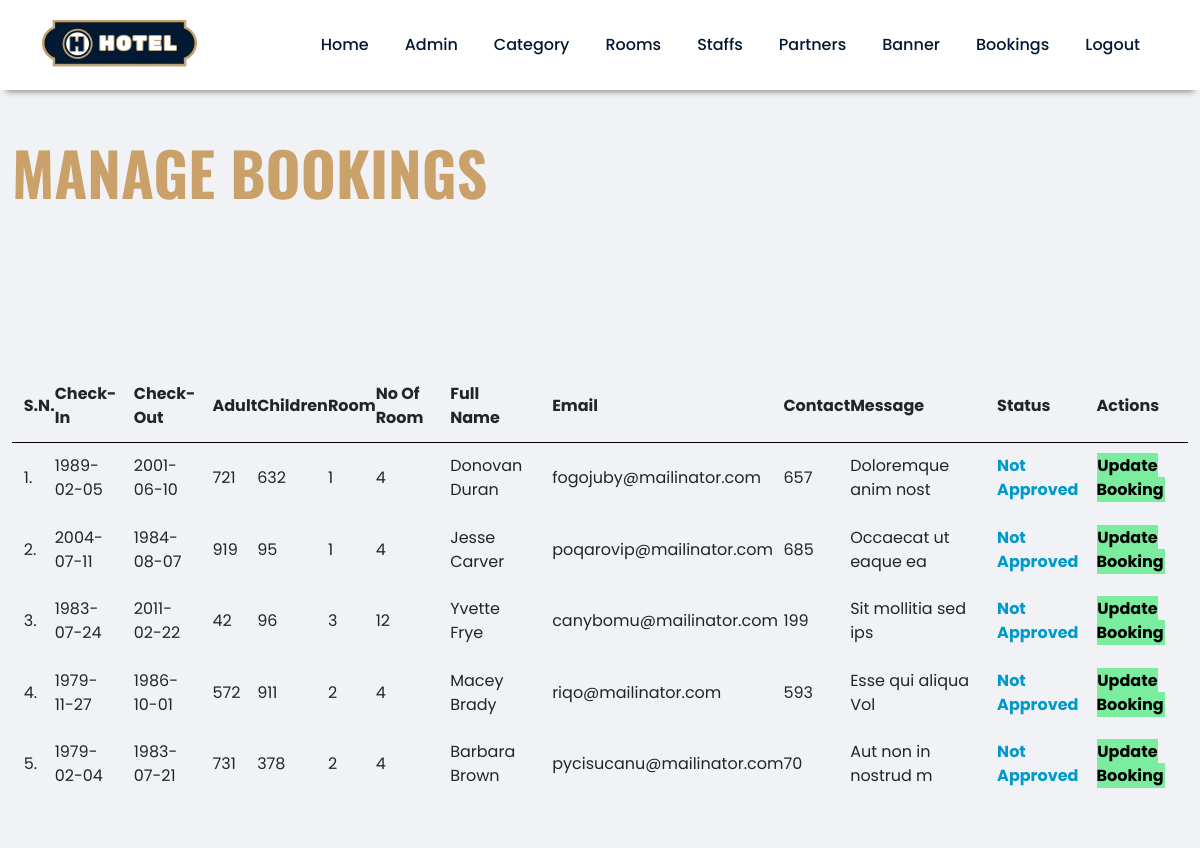
The app's page /admin/manage-booking.php (signed in) with its own data.
### tables this page shows
CREATE TABLE `tbl_booking` (
  `id` int(11) NOT NULL,
  `checkin` date NOT NULL,
  `checkout` date NOT NULL,
  `adult` int(11) NOT NULL,
  `child` int(11) NOT NULL,
  `room` varchar(100) NOT NULL,
  `numberofroom` int(11) NOT NULL,
  `fullname` varchar(200) NOT NULL,
  `email` varchar(200) NOT NULL,
  `contact` varchar(200) NOT NULL,
  `address` varchar(200) NOT NULL,
  `message` varchar(200) NOT NULL,
  `status` varchar(200) NOT NULL
);

### admin/manage-booking.php (the view, shortened to what this page needs)
<?php
include('partials/header.php');
?>
<div class="main-content">
	<div class="wrapper">
		<h1>Manage Bookings</h1>
		<br>
		<br>
			<br>
			<br>
			<br>
			<br>
			<table class="tbl-full">
				<tr>
					<th>S.N.</th>
                    <th>Check-In</th>
                    <th>Check-Out</th>
                    <th>Adult</th>
                    <th>Children</th>
					<th>Room</th>
                    <th>No Of Room</th>
					<th>Full Name</th>
					<th>Email</th>
					<th>Contact</th>
                    <th>Message</th>
					<th>Status</th>
					<th>Actions</th>
				</tr>
						<?php
						$sql="SELECT * FROM tbl_booking";
						$res=mysqli_query($conn,$sql);
						$count=mysqli_num_rows($res);
						$sn=1;
						if ($count>0)
						 {
							while ($row=mysqli_fetch_assoc($res))
							{
								$id=$row['id'];
								$check_in=$row['checkin'];
                                $check_out=$row['checkout'];
                                $adult=$row['adult'];
                                $child=$row['child'];
                                $room=$row['room'];
								$number_of_room=$row['numberofroom'];
                                $fullname=$row['fullname'];
                                $email=$row['email'];
                                $contact=$row['contact'];
                                $message=$row['message'];
								$status=$row['status'];
								?>
								<tr>
									<td><?php echo $sn++;?>. </td>
									<td><?php echo $check_in; ?></td>
									<td><?php echo $check_out; ?></td>
                                    <td><?php echo $adult; ?></td>
                                    <td><?php echo $child; ?></td>
									<td><?php echo $room; ?></td>
                                    <td><?php echo $number_of_room; ?></td>
                                    <td><?php echo $fullname; ?></td>
                                    <td><?php echo $email; ?></td>
                                    <td><?php echo $contact; ?></td>
									<td><?php echo $message; ?></td>
									<td>
									<?php
									if ($status=="Not Approved")
									 {
									 	echo "<label style='color: #0099cc;'><b>$status</b></label>";
									}
									elseif ($status=="Approved")
									{
										echo "<lable style='color: #29a329;'><b>$status</b></label>";
									}
									elseif ($status=="Cancelled")
									{
										echo "<lable style='color: #e60000;'><b>$status</b></label>";
									}
									?>
							</td>
									<td>
									<a href="<?php echo SITEURL; ?>admin/update-booking.php?id=<?php echo $id; ?>" class="btn-secondary">Update Booking</a>
									</td>
								</tr>
								<?php
							}
						}
						else
						{
							echo "<tr><td colspan='7' class='error'> Room Not Added Yet </td></tr>";
						}
						?>
			</table>
	</div>
</div>

### css/admin.css (style rules this page uses)
* { box-sizing: border-box; margin: 0; padding: 0; }
:root { --primary-color:#021832; --secondary-color: #caa169; --bg-color : #f4f4f4; --bg-white: #fff; --bg-black:#000; --primary-font : 'Poppins' , sans-serif; --secondary-font: 'Oswald' , sans-serif; --primary-text: #021832; --secondary-text:#caa169; --text-white: #fff; --text-black: #151515; --text-grey: #e4e4e4; }
body { font-family: var(--primary-font); background-color: var(--bg-white); overflow-x: hidden; }
a { text-decoration: none; }
h1 { font-size: 3.75rem; line-height: 4.25rem; font-weight: 700; color: var(--secondary-text); margin-bottom: 1.25rem; text-transform: uppercase; font-family: var(--secondary-font); }
.wrapper { width: 100%; margin: 0 auto; padding: 1%; }
.tbl-full { width: 100%; }
table tr th { border-bottom: 1px solid black; padding: 1%; text-align: left; justify-content: space-evenly; }
table tr td { padding: 1%; }
.btn-secondary { background-color: #7bed9f; padding: 1%; color: black; text-decoration: none; font-weight: bold; }
.main-content { background-color: #f1f2f6; padding: 3% 0; }

### records on screen
tbl_booking: checkin "1989-02-05", checkout "2001-06-10", adult "721", child "632", room "1", numberofroom "4", fullname "Donovan Duran", email "fogojuby@mailinator.com", contact "657", message "Doloremque anim nost", status "Not Approved"
tbl_booking: checkin "2004-07-11", checkout "1984-08-07", adult "919", child "95", room "1", numberofroom "4", fullname "Jesse Carver", email "poqarovip@mailinator.com", contact "685", message "Occaecat ut eaque ea", status "Not Approved"
tbl_booking: checkin "1983-07-24", checkout "2011-02-22", adult "42", child "96", room "3", numberofroom "12", fullname "Yvette Frye", email "canybomu@mailinator.com", contact "199", message "Sit mollitia sed ips", status "Not Approved"
tbl_booking: checkin "1979-11-27", checkout "1986-10-01", adult "572", child "911", room "2", numberofroom "4", fullname "Macey Brady", email "riqo@mailinator.com", contact "593", message "Esse qui aliqua Vol", status "Not Approved"
tbl_booking: checkin "1979-02-04", checkout "1983-07-21", adult "731", child "378", room "2", numberofroom "4", fullname "Barbara Brown", email "pycisucanu@mailinator.com", contact "70", message "Aut non in nostrud m", status "Not Approved"
